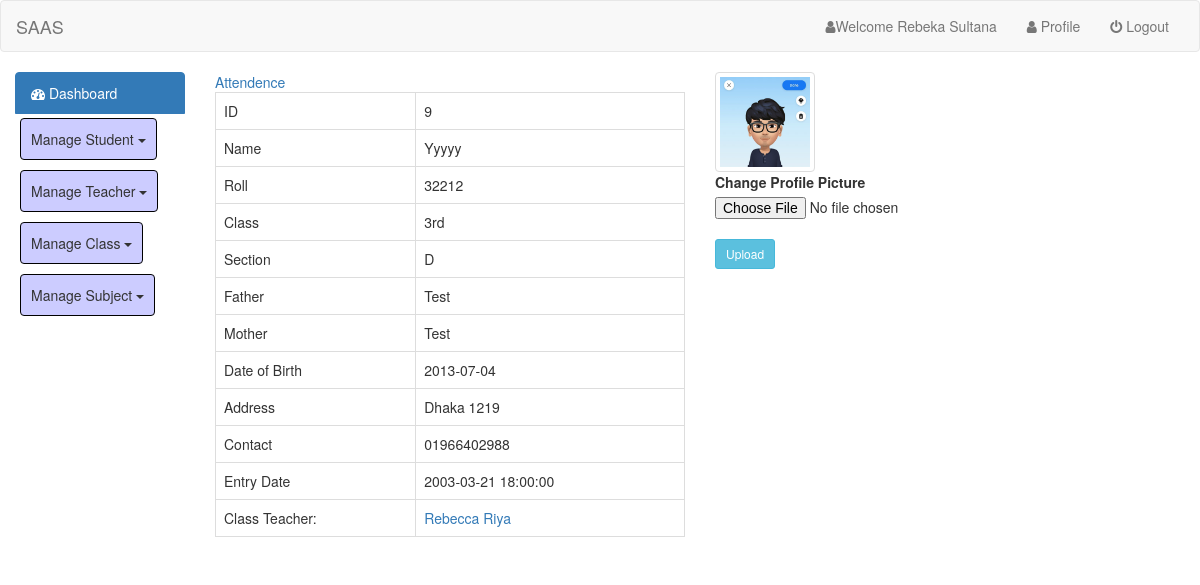
Page /admin/student_profile.php?id=9 (signed in) on the committed database.
### tables this page shows
CREATE TABLE `users` (
  `id` int(5) NOT NULL,
  `name` varchar(50) NOT NULL,
  `email` varchar(50) NOT NULL,
  `username` varchar(50) NOT NULL,
  `password` varchar(100) NOT NULL,
  `photo` varchar(50) NOT NULL,
  `status` varchar(10) NOT NULL,
  `superadmin` varchar(10) NOT NULL,
  `entry_date` timestamp NOT NULL DEFAULT current_timestamp()
);

CREATE TABLE `student_info` (
  `id` int(11) NOT NULL,
  `name` varchar(50) NOT NULL,
  `father` varchar(100) NOT NULL,
  `mother` varchar(100) NOT NULL,
  `roll` int(11) NOT NULL,
  `class` varchar(5) NOT NULL,
  `section` varchar(20) NOT NULL,
  `address` varchar(100) NOT NULL,
  `contact` varchar(11) NOT NULL,
  `photo` varchar(50) NOT NULL,
  `datetime` timestamp NOT NULL DEFAULT current_timestamp(),
  `dob` date DEFAULT NULL
);

CREATE TABLE `teachers` (
  `id` int(11) NOT NULL,
  `name` varchar(100) NOT NULL,
  `gender` varchar(10) NOT NULL,
  `designation` varchar(100) NOT NULL,
  `qualification` varchar(100) NOT NULL,
  `joindate` date DEFAULT NULL,
  `contact` varchar(11) NOT NULL,
  `address` varchar(100) NOT NULL,
  `photo` varchar(200) NOT NULL,
  `class_teacher` varchar(50) NOT NULL,
  `tclass` varchar(20) NOT NULL DEFAULT '0',
  `tsec` varchar(20) NOT NULL DEFAULT '0',
  `jdate` date DEFAULT NULL,
  `tpw` varchar(100) NOT NULL
);

### admin/student_profile.php (the view, shortened to what this page needs)
<?php
require_once './dbcon.php';
$username=$_SESSION['user_login'];
if($username=="admin123"){
$query="SELECT name FROM `users` WHERE `username`= '$username'";
$result=mysqli_query($link, $query);
$row=mysqli_fetch_assoc($result);
if(mysqli_num_rows($result)>0){
	$logged_user= $row['name'];
}
}
?>
<!DOCTYPE html>
<html lang="en">
  <head>
<link href="style.css" rel="stylesheet">
    <link href="../css/bootstrap.min.css" rel="stylesheet">
	<link href="../css/font-awesome.css" rel="stylesheet">
	<link href="../css/dataTables.bootstrap4.min.css" rel="stylesheet">
  </head>
  <body>
    <nav class="navbar navbar-default">
  <div class="container-fluid">
    <div class="navbar-header">
      <a class="navbar-brand" href="index.php"><?php include 'title_tag.php';?></a>
    </div>
    <div class="collapse navbar-collapse" id="bs-example-navbar-collapse-1">
      <ul class="nav navbar-nav navbar-right">
	    <li><a href="index.php?page=user_profile"><i class="fa fa-user"></i>Welcome <?php echo ucwords($logged_user);  ?></a></li>
	    <li><a href="index.php?page=user_profile"><i class="fa fa-user"></i> Profile</a></li>
        <li><a href="logout.php"><i class="fa fa-power-off"></i> Logout</a></li>
      </ul>
    </div>
  </div>
</nav>
<div class="container-fluid">
	<div class="row">
		<div class="col-sm-2">
			<div class="list-group">
  <?php include 'menu.php';?>
</div>
		</div>
		<div class="col-sm-10">
		<?php
require_once './dbcon.php';
$sid=$_GET['id'];
$db_sinfo=mysqli_query($link,"SELECT * FROM `student_info` WHERE `id`='$sid'");
  while($row = mysqli_fetch_assoc($db_sinfo)) {
?>
<div class="row">
	<div class="col-sm-6">
		<table class="table table-bordered">
			<tr>
				<td>ID</td>
				<td><?php echo $row["id"]; ?></td>
			</tr>
			<tr>
				<td>Name</td>
				<td><?php echo ucwords($row["name"]); ?></td>
			</tr>
			<tr>
				<td>Roll</td>
				<td><?php echo $row["roll"]; ?></td>
			</tr>
			<tr>
				<td>Class</td>
				<td><?php echo $r= $row["class"]; ?></td>
			</tr>
			<tr>
				<td>Section</td>
				<td><?php echo $s=ucwords($row["section"]); ?></td>
			</tr>
			<tr>
				<td>Father</td>
				<td><?php echo ucwords($row["father"]); ?></td>
			</tr>
			<tr>
				<td>Mother</td>
				<td><?php echo ucwords($row["mother"]); ?></td>
			</tr>
			<tr>
				<td>Date of Birth</td>
				<td><?php echo $row["dob"]; ?></td>
			</tr>
			<tr>
				<td>Address</td>
				<td><?php echo $row["address"]; ?></td>
			</tr>
			<tr>
				<td>Contact</td>
				<td><?php echo $row["contact"]; ?></td>
			</tr>
			<tr>
				<td>Entry Date</td>
				<td><?php echo $row["datetime"]; ?></td>
			</tr>
			<?php
	  $classteacher=mysqli_query($link,"SELECT * FROM `teachers` WHERE `tclass`='$r' AND `tsec`='$s'");
	  $count=mysqli_num_rows($classteacher);
	  if($count!=0){
	  while($rowt=mysqli_fetch_array($classteacher)) {$ct=$rowt['name']; $ctid=$rowt['id']; } ?>
			<tr>
	   <td>Class Teacher:</td>
	   <td> <a href="teacher_profile.php?id=<?php echo base64_encode($ctid); ?>"><?php echo ucwords($ct); ?></a></td>
			</tr>
			<tr>
			<a href="s_report.php?id=<?php echo base64_encode($sid); ?>">Attendence</a>
			</tr>
	  <?php } ?>
		</table>
	</div>
	<div class="col-sm-6">
		<a href="#"><img class="img-thumbnail" src="uploads/<?php echo $row["photo"]; ?>" alt="<?php echo ucwords($row["name"]); ?>" /></a>
		<br />
		<form action="" enctype="multipart/form-data" method="POST">
		<label for="photo">Change Profile Picture</label> <br />
		<input type="file" name="photo" id="photo" required="" /> <br />
		<input class="btn btn-sm btn-info" type="submit" name="upload" value="Upload" />
		</form>
	</div>
</div>
  <?php } ?>
	</div>
		 </div>
		</div>
<br />
  </body>
</html>

### admin/student_profile.php (style rules this page uses)
img { width:100px; }

### rows in the picture
users: name "Rebeka Sultana"
student_info: id "9", name "Yyyyy", roll "32212", class "3rd", section "D", father "Test", mother "Test", dob "2013-07-04", address "Dhaka 1219", contact "01966402988", datetime "2003-03-21 18:00:00", teachers.name "Rebecca Riya", photo (picture)
